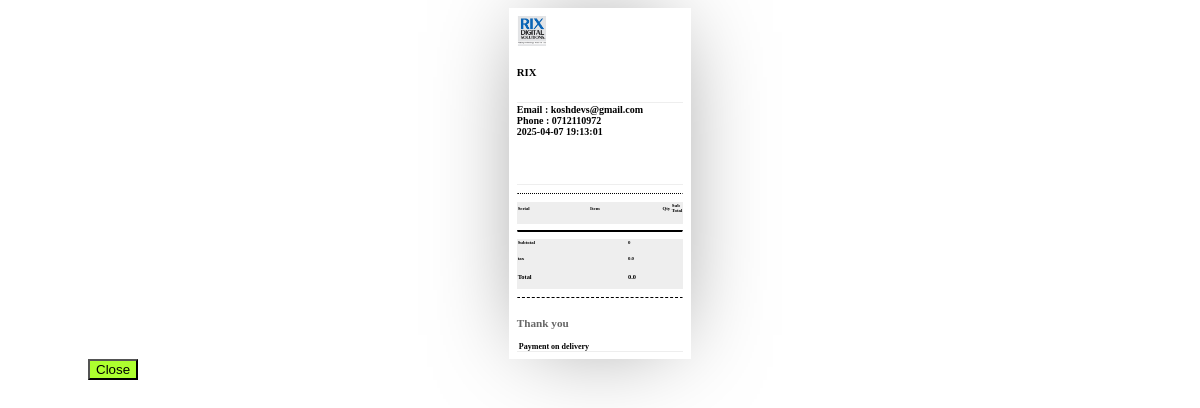
Page /store/gen-instant-receipt/ (signed in) on the committed database.
### manager/models.py (models this page shows)
class OrgDetails(models.Model):
    name = models.CharField(max_length=100)
    email = models.EmailField()
    phone = models.CharField(max_length=15)
    payment = models.TextField()
    terms = models.TextField()
    logo = models.ImageField(default='',upload_to="org_pics")
    seller = models.ManyToManyField(User,null=True)
    class Meta:
        verbose_name_plural = "Org Details"

### manager/views.py (the view)
# urls.py: path('gen-instant-receipt/', gen_instant_receipt, name="manager-gen-instant-receipt"),
def gen_instant_receipt(request):
    contxt = get_sales_by_status('cart',request.user.username)
    return render(request, 'manager/store-receipt.html',contxt)

### ecommerce/context_processors.py (called while the page is built)
def cart(request):
    return {
        'cart':ShopCart(request)
    }

def show_products(request):
    products = ProductBuild.objects.all()
    print(products)
    category = ProductCategory.objects.all()
    contxt = {
        'products':products,
        'category':category
    }
    return contxt

def show_org_profile(request):
    profile = cache.get('org-profile')
    if profile is None:
        profile = OrgProfile.objects.all()
        cache.set('org-profile', profile, timeout=2400)
    if len(profile) > 0:
        profile = profile[0]
    contxt = {
        'profile':profile
    }
    return contxt

### ecommerce/models.py (called while the page is built)
    def __str__(self):
        return self.model.name

### manager/data_ops.py (called while the page is built)
def get_sales_by_status(status,user):
    sales = StoreSales.objects.filter(status=status)
    subtotal = round(sum([i.price for i in sales]),2)
    tax = round((subtotal*sales[0].tax)/100 if len(sales) > 0 else 0.00,2)
    total = tax  + subtotal
    total = round(total,2)
    if len(OrgDetails.objects.all()):
        org_details = OrgDetails.objects.filter(seller__username__in = [user])[0]
    date = datetime.datetime.now().strftime("%Y-%m-%d %H:%M:%S")
    contxt = {"sales":sales, "total":total,"tax":tax,"subtotal":subtotal,"org_details":org_details,"date":date}
    return contxt

### manager/templates/manager/store-receipt.html (shortened to what this page needs)
<div id="invoice-POS">
    <div id="top">
      <div class="logo">
        <img style="height:30px;" src="{{org_details.logo.url}}">
      </div>
      <div class="info">
        <h6>{{org_details.name}}</h6>
      </div>
    </div>
    <div id="mid" style="margin-top:1px;">
      <div class="info">
        <strong style="font-size:10px;">
            Email : {{org_details.email}}</br>
            Phone   : {{org_details.phone}}</br>
        </strong>
        <strong style="font-size:10px;">{{date}}</strong>
      </div>
    </div>
    <hr class="dotted">
    <div id="bot">
					<div id="table" style="zoom:80%">
						<table>
							<tr class="tabletitle">
                                <td class="item"><h6>Serial</h6></td>
								<td class="item"><h6>Item</h6></td>
								<td class="Hours"><h6>Qty</h6></td>
								<td class="Rate"><h6>Sub Total</h6></td>
							</tr>
						</table>
                        <hr class="double">
                        <table>
                        <tr class="tabletitle">
                            <td class="Rate"><h6>Subtotal</h6></td>
                            <td class="payment"><h6>{{subtotal}}</h6></td>
                        </tr>
                        <tr class="tabletitle">
                            <td class="Rate"><h6>tax</h6></td>
                            <td class="payment"><h6>{{tax}}</h6></td>
                        </tr>
                        <tr class="tabletitle">
                            <td class="Rate"><h4>Total</h4></td>
                            <td class="payment"><h4>{{total}}</h4></td>
                        </tr>
                    </table>
					</div>
          <hr class="dashed">
					<div id="legalcopy">
						<p class="legal"><strong>Thank you</strong>
						</p>
            <strong style="font-size:8px;"> {{org_details.terms}}</strong>
					</div>
				</div>
  </div>
  <button onclick="completeSale()" style="margin-left:80px; background-color:greenyellow;"> Close </button>

### manager/templates/manager/store-receipt.html (style rules this page uses)
hr.dashed { border-top: 1px dashed; border-bottom: none; }
hr.dotted { border-top: 1px dotted; border-bottom: none; }
hr.double { border-top: 3px double; border-bottom: none; }

### rows in the picture
OrgDetails: logo (picture), name "RIX", email "koshdevs@gmail.com", phone "0712110972", terms "Payment on delivery"

### other values in the picture
{{ total }} "0.0"
